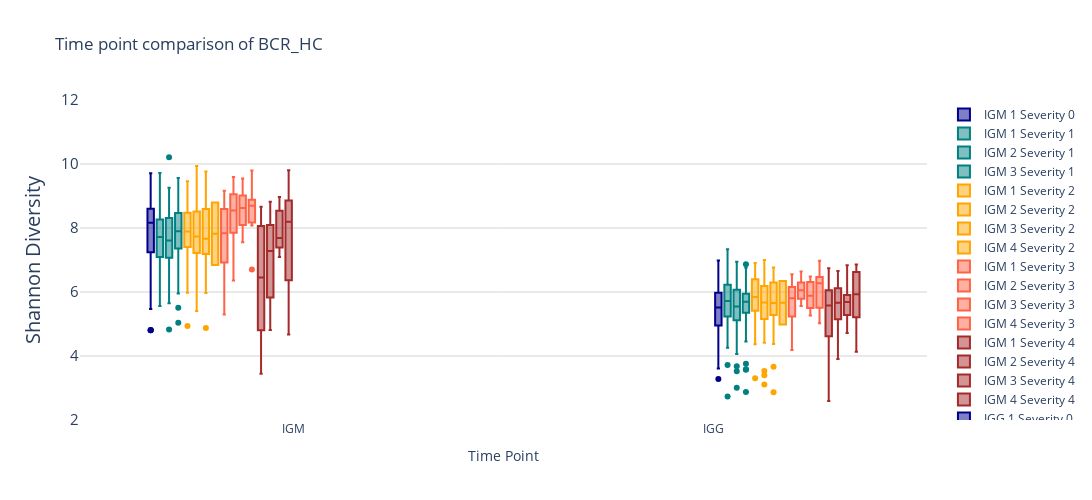
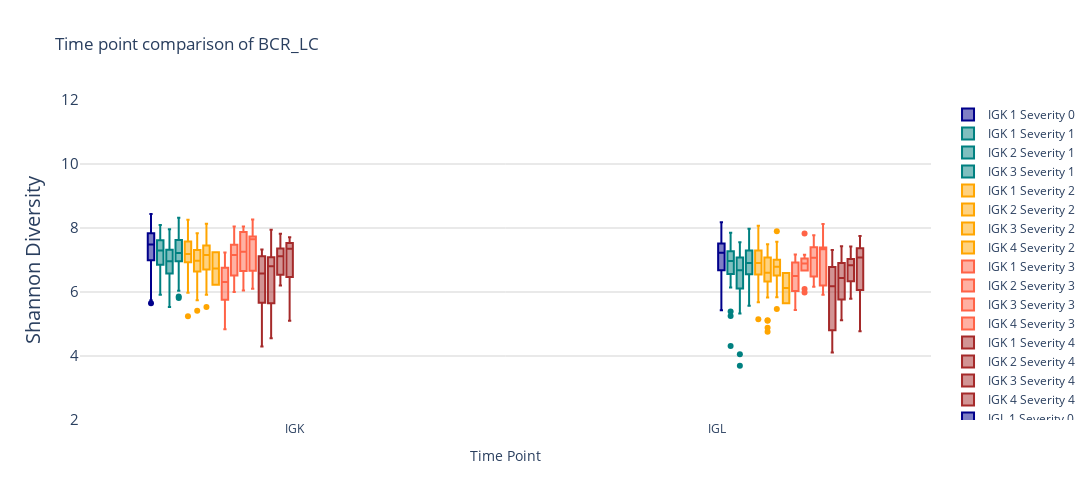
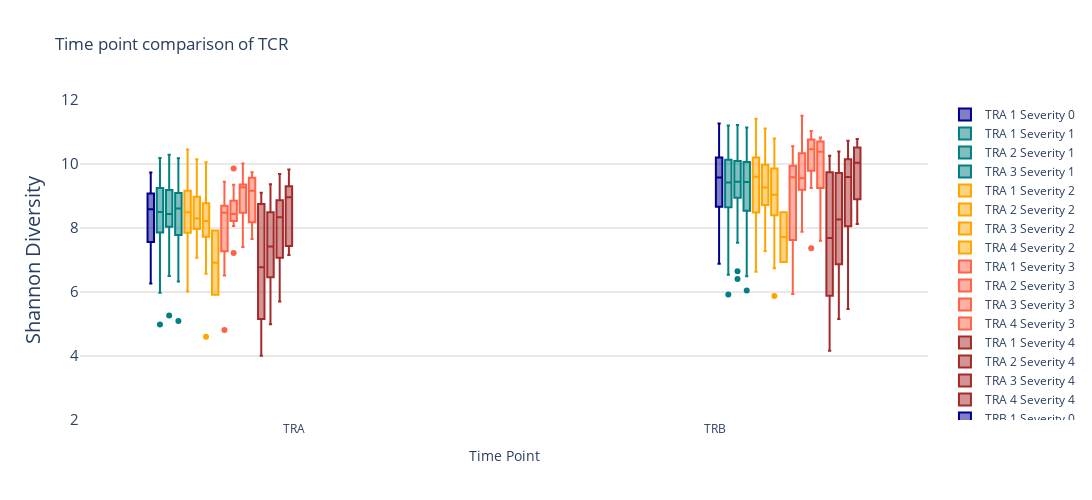

Notebook code cell kept with these figures, in order:
### Code cell
def shannon_boxplot2(df, df2, title, detect):

        severity_colors = {0: 'darkblue', 1: 'teal', 2: 'orange', 3: 'tomato', 4: 'brown', 5: 'black'}
        
        fig = go.Figure()
        
        if detect == 'HC':
            Typelist = ['IGM', 'IGG']
        elif detect == 'LC':
            Typelist = ['IGK', 'IGL']
        else:
            Typelist = ['TRA', 'TRB']
        
        TimePointList = [0, 1, 2, 3, 4, 5]
        
        ### df2에서 severity가 0인것은 timepoint 1으로 바꿔줌
        df.loc[df['Severity'] == 0, 'Time_point'] = 1
        df2.loc[df2['Severity'] == 0, 'Time_point'] = 1
        
        for t in Typelist:
                temp = df[(df['Type'] == t)]
                temp2 = df2[(df2['Type'] == t)]
                ### 두개를 하나로 합침
                temp = pd.concat([temp, temp2])
    
                for severity in severity_colors:
                    for time_point in TimePointList:
                        temp_time_point = temp[(temp['Severity'] == severity) & (temp['Time_point'] == time_point)]
                        if not temp_time_point.empty:
                            fig.add_trace(go.Box(y=temp_time_point['Shannon_diversity'], x=[f'{t}']*len(temp_time_point), 
                                                name=f'{t} {time_point} Severity {severity}', marker_color=severity_colors[severity]))
                        
        fig.update_layout(title=title, xaxis_title='Time Point', yaxis_title='Shannon Diversity', boxmode='group', yaxis_tickfont_size=15, yaxis_titlefont_size=20,
                            plot_bgcolor='rgba(255, 255, 255, 1)', yaxis=dict(gridcolor='lightgray',range=[2,12]), width=2000, height=500)
        
        fig.show()
        
shannon_boxplot2(trim_BCRHC01, trim_BCRHC02, 'Time point comparison of BCR_HC', 'HC')
shannon_boxplot2(trim_BCRLC01, trim_BCRLC02, 'Time point comparison of BCR_LC', 'LC')
shannon_boxplot2(trim_TCR01, trim_TCR02, 'Time point comparison of TCR','')
